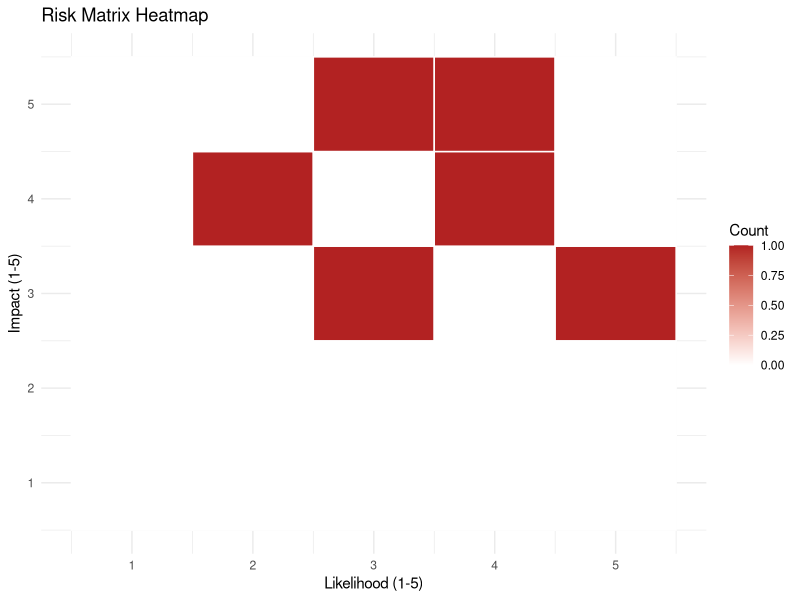

Reproduce this figure in R.
# EX 04: Security Risk Assessment and Risk Matrix Simulation
library(ggplot2)

# Define risks
risks <- data.frame(
  risk = c("SQL Injection", "Weak Password", "Unpatched OS", "S3 Bucket", "Phishing", "Insecure API"),
  likelihood = c(4, 5, 3, 2, 4, 3),
  impact = c(5, 3, 5, 4, 4, 3)
)

# Calculate scores
risks$score <- risks$likelihood * risks$impact
risks$category <- ifelse(risks$score >= 20, "Critical",
                         ifelse(risks$score >= 12, "High",
                                ifelse(risks$score >= 6, "Medium", "Low")))

print(risks[order(-risks$score), ], row.names = FALSE)

# Build Heatmap
heatmap_data <- as.data.frame(table(factor(risks$impact, levels=1:5),
                                    factor(risks$likelihood, levels=1:5)))
colnames(heatmap_data) <- c("Impact", "Likelihood", "Count")
heatmap_data$Impact <- as.numeric(as.character(heatmap_data$Impact))
heatmap_data$Likelihood <- as.numeric(as.character(heatmap_data$Likelihood))

ggplot(heatmap_data, aes(x = Likelihood, y = Impact, fill = Count)) +
  geom_tile(color = "white", linewidth = 0.5) +
  scale_fill_gradient(low = "white", high = "firebrick") +
  theme_minimal() +
  labs(title = "Risk Matrix Heatmap", x = "Likelihood (1-5)", y = "Impact (1-5)")
